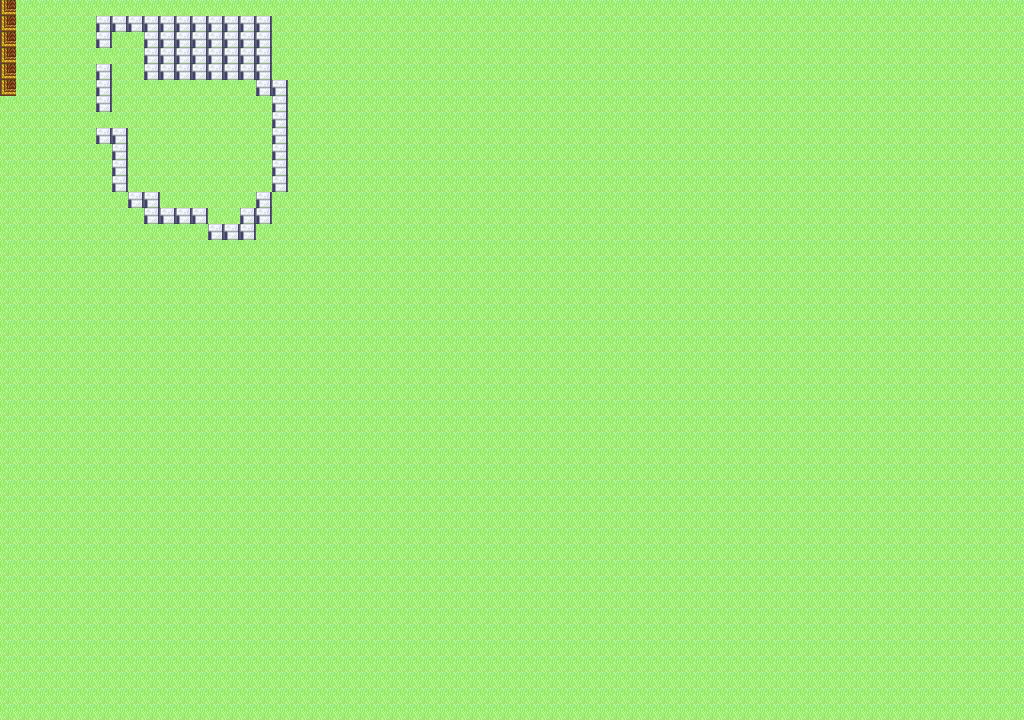

Below is a game level as drawn by its tile map, then a one-line description and the .tmx that defines it (tile-layer data replaced by summaries):
An orthogonal 64x45 tile map with 16x16 px tiles, 1 tile layer (Capa de Patrones 1).

<map version="1.0" orientation="orthogonal" renderorder="right-down" width="64" height="45" tilewidth="16" tileheight="16" nextobjectid="1">
 <tileset firstgid="1" name="tiles" tilewidth="16" tileheight="16" tilecount="100" columns="10">
  <image source="tilesetprueba.jpg" width="160" height="160" />
 </tileset>
 <layer name="Capa de Patrones 1" width="64" height="45">
  <data>[2880 cells, 2880 non-empty, 3 distinct tile ids]</data>
 </layer>
</map>